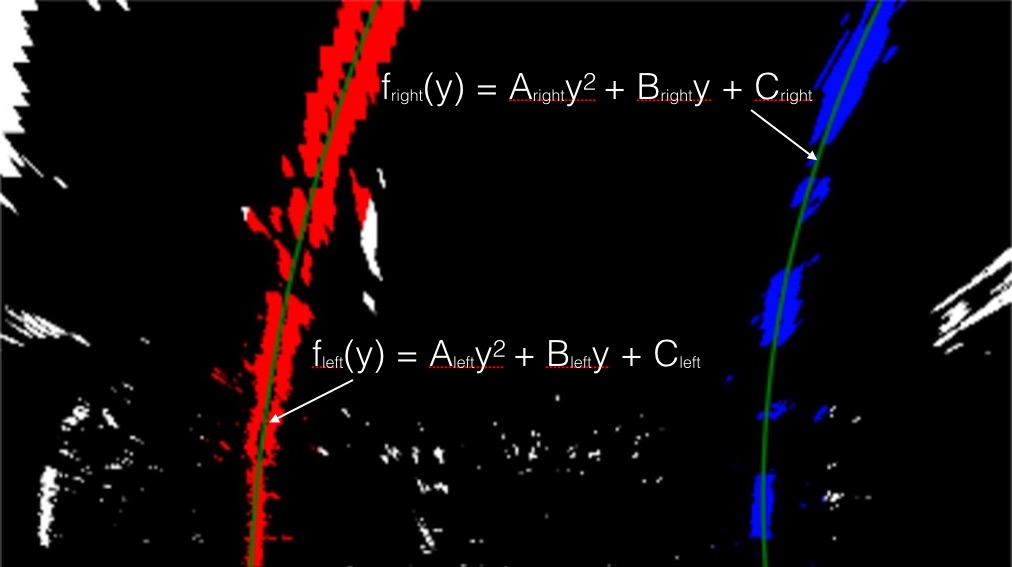
#> input picture Curved-Lane-Lines-master/examples/color_fit_lines.jpg, 1012 x 567 px
$ python -i laneobject.py   (imports and definitions only)   (older library calls are emulated)
#> lines starting #> are read from the running program, lines starting #| are printed output that depends on the picture; after the words box and inside, x2 and y2 are one past the last pixel; in counts of white or black regions, pixels touching at a corner belong together
import numpy as np
import pandas as pd
import cv2
import os
import glob
import matplotlib.pyplot as plt
import pickle
import torch
from time import time

# [3 lines not run here, left out]
#model.cpu()

#%matplotlib inline

# [43 lines left out: functions undistort_img, undistort, not called in this run]
'''
undistort_img()

img = cv2.imread('camera_cal/calibration1.jpg')
dst = undistort(img)

# Visualize undistortion
f, (ax1, ax2) = plt.subplots(1, 2, figsize=(20,10))
ax1.imshow(img)
ax1.set_title('Original Image', fontsize=30)
ax2.imshow(dst)
ax2.set_title('Undistorted Image', fontsize=30)

img = cv2.imread('test_images/test3.jpg')
img = cv2.cvtColor(img, cv2.COLOR_BGR2RGB)
dst = undistort(img)


# Visualize undistortion
f, (ax1, ax2) = plt.subplots(1, 2, figsize=(20,10))
ax1.imshow(img)
ax1.set_title('Original Image', fontsize=30)
ax2.imshow(dst)
ax2.set_title('Undistorted Image', fontsize=30)
'''
def pipeline(img, s_thresh=(100, 255), sx_thresh=(15, 255)):
    #img = undistort(img)
    img = np.copy(img)
    # Convert to HLS color space and separate the V channel
    hls = cv2.cvtColor(img, cv2.COLOR_RGB2HLS).astype(float)
    l_channel = hls[:,:,1]
    s_channel = hls[:,:,2]
    h_channel = hls[:,:,0]
    # Sobel x
    sobelx = cv2.Sobel(l_channel, cv2.CV_64F, 1, 1) # Take the derivative in x
    abs_sobelx = np.absolute(sobelx) # Absolute x derivative to accentuate lines away from horizontal
    scaled_sobel = np.uint8(255*abs_sobelx/np.max(abs_sobelx))

    # Threshold x gradient
    sxbinary = np.zeros_like(scaled_sobel)
    sxbinary[(scaled_sobel >= sx_thresh[0]) & (scaled_sobel <= sx_thresh[1])] = 1

    # Threshold color channel
    s_binary = np.zeros_like(s_channel)
    s_binary[(s_channel >= s_thresh[0]) & (s_channel <= s_thresh[1])] = 1

    color_binary = np.dstack((np.zeros_like(sxbinary), sxbinary, s_binary)) * 255

    combined_binary = np.zeros_like(sxbinary)
    combined_binary[(s_binary == 1) | (sxbinary == 1)] = 1
    return combined_binary

def perspective_warp(img,
                     dst_size=(640,360),
                     src=np.float32([(0.4,0.67),(0.6,0.67),(0,1),(1,1)]),
                     dst=np.float32([(0,0), (1, 0), (0,1), (1,1)])):
    img_size = np.float32([(img.shape[1],img.shape[0])])
    src = src* img_size
    # For destination points, I'm arbitrarily choosing some points to be
    # a nice fit for displaying our warped result
    # again, not exact, but close enough for our purposes
    dst = dst * np.float32(dst_size)
    # Given src and dst points, calculate the perspective transform matrix
    M = cv2.getPerspectiveTransform(src, dst)
    # Warp the image using OpenCV warpPerspective()
    warped = cv2.warpPerspective(img, M, dst_size)
    return warped

# [15 lines left out: function inv_perspective_warp, not called in this run]

def get_hist(img):
    hist = np.sum(img[img.shape[0]//2:,:], axis=0)
    return hist
'''
img = cv2.imread('test_images/test3.jpg')
img = cv2.cvtColor(img, cv2.COLOR_BGR2RGB)
dst = pipeline(img)
dst = perspective_warp(dst, dst_size=(640,360))

# Visualize undistortion
f, (ax1, ax2) = plt.subplots(1, 2, figsize=(20,10))
ax1.imshow(img)
ax1.set_title('Original Image', fontsize=30)
ax2.imshow(dst, cmap='gray')
ax2.set_title('Warped Image', fontsize=30)
'''
left_a, left_b, left_c = [],[],[]
right_a, right_b, right_c = [],[],[]

def sliding_window(img, nwindows=9, margin=150, minpix = 1, draw_windows=True):
    global left_a, left_b, left_c,right_a, right_b, right_c
    left_fit_= np.empty(3)
    right_fit_ = np.empty(3)
    out_img = np.dstack((img, img, img))*255

    histogram = get_hist(img)
    # find peaks of left and right halves
    midpoint = int(histogram.shape[0]/2)
    leftx_base = np.argmax(histogram[:midpoint])
    rightx_base = np.argmax(histogram[midpoint:]) + midpoint


    # Set height of windows
    window_height = np.int32(img.shape[0]/nwindows)
    # Identify the x and y positions of all nonzero pixels in the image
    nonzero = img.nonzero()
    nonzeroy = np.array(nonzero[0])
    nonzerox = np.array(nonzero[1])
    # Current positions to be updated for each window
    leftx_current = leftx_base
    rightx_current = rightx_base


    # Create empty lists to receive left and right lane pixel indices
    left_lane_inds = []
    right_lane_inds = []

    # Step through the windows one by one
    for window in range(nwindows):
        # Identify window boundaries in x and y (and right and left)
        win_y_low = img.shape[0] - (window+1)*window_height
        win_y_high = img.shape[0] - window*window_height
        win_xleft_low = leftx_current - margin
        win_xleft_high = leftx_current + margin
        win_xright_low = rightx_current - margin
        win_xright_high = rightx_current + margin
        # Draw the windows on the visualization image
        if draw_windows == True:
            cv2.rectangle(out_img,(win_xleft_low,win_y_low),(win_xleft_high,win_y_high),
            (100,255,255), 3)
            cv2.rectangle(out_img,(win_xright_low,win_y_low),(win_xright_high,win_y_high),
            (100,255,255), 3)
        # Identify the nonzero pixels in x and y within the window
        good_left_inds = ((nonzeroy >= win_y_low) & (nonzeroy < win_y_high) &
        (nonzerox >= win_xleft_low) &  (nonzerox < win_xleft_high)).nonzero()[0]
        good_right_inds = ((nonzeroy >= win_y_low) & (nonzeroy < win_y_high) &
        (nonzerox >= win_xright_low) &  (nonzerox < win_xright_high)).nonzero()[0]
        # Append these indices to the lists
        left_lane_inds.append(good_left_inds)
        right_lane_inds.append(good_right_inds)
        # If you found > minpix pixels, recenter next window on their mean position
        if len(good_left_inds) > minpix:
            leftx_current = np.int32(np.mean(nonzerox[good_left_inds]))
        if len(good_right_inds) > minpix:
            rightx_current = np.int32(np.mean(nonzerox[good_right_inds]))


# [11 lines of commented-out code are left out]
    left_lane_inds = np.concatenate(left_lane_inds)
    right_lane_inds = np.concatenate(right_lane_inds)

    # Extract left and right line pixel positions
    leftx = nonzerox[left_lane_inds]
    lefty = nonzeroy[left_lane_inds]
    rightx = nonzerox[right_lane_inds]
    righty = nonzeroy[right_lane_inds]

    # Fit a second order polynomial to each
    left_fit = np.polyfit(lefty, leftx, 2)
    right_fit = np.polyfit(righty, rightx, 2)

    left_a.append(left_fit[0])
    left_b.append(left_fit[1])
    left_c.append(left_fit[2])

    right_a.append(right_fit[0])
    right_b.append(right_fit[1])
    right_c.append(right_fit[2])

    left_fit_[0] = np.mean(left_a[-10:])
    left_fit_[1] = np.mean(left_b[-10:])
    left_fit_[2] = np.mean(left_c[-10:])

    right_fit_[0] = np.mean(right_a[-10:])
    right_fit_[1] = np.mean(right_b[-10:])
    right_fit_[2] = np.mean(right_c[-10:])

    # Generate x and y values for plotting
    ploty = np.linspace(0, img.shape[0]-1, img.shape[0] )
    left_fitx = left_fit_[0]*ploty**2 + left_fit_[1]*ploty + left_fit_[2]
    right_fitx = right_fit_[0]*ploty**2 + right_fit_[1]*ploty + right_fit_[2]

    out_img[nonzeroy[left_lane_inds], nonzerox[left_lane_inds]] = [255, 0, 100]
    out_img[nonzeroy[right_lane_inds], nonzerox[right_lane_inds]] = [0, 100, 255]

    return out_img, (left_fitx, right_fitx), (left_fit_, right_fit_), ploty

def get_curve(img, leftx, rightx):
    ploty = np.linspace(0, img.shape[0]-1, img.shape[0])
    y_eval = np.max(ploty)
    ym_per_pix = 30.5/360 # meters per pixel in y dimension
    xm_per_pix = 3.7/360# meters per pixel in x dimension

    # Fit new polynomials to x,y in world space
    left_fit_cr = np.polyfit(ploty*ym_per_pix, leftx*xm_per_pix, 2)
    right_fit_cr = np.polyfit(ploty*ym_per_pix, rightx*xm_per_pix, 2)
    # Calculate the new radii of curvature
    left_curverad = ((1 + (2*left_fit_cr[0]*y_eval*ym_per_pix + left_fit_cr[1])**2)**1.5) / np.absolute(2*left_fit_cr[0])
    right_curverad = ((1 + (2*right_fit_cr[0]*y_eval*ym_per_pix + right_fit_cr[1])**2)**1.5) / np.absolute(2*right_fit_cr[0])

    car_pos = img.shape[1]/2
    l_fit_x_int = left_fit_cr[0]*img.shape[0]**2 + left_fit_cr[1]*img.shape[0] + left_fit_cr[2]
    r_fit_x_int = right_fit_cr[0]*img.shape[0]**2 + right_fit_cr[1]*img.shape[0] + right_fit_cr[2]
    lane_center_position = (r_fit_x_int + l_fit_x_int) /2
    center = (car_pos - lane_center_position) * xm_per_pix / 10
    # Now our radius of curvature is in meters
    return (left_curverad, right_curverad, center)

# [12 lines left out: function draw_lanes, not called in this run]
'''
#%matplotlib gtk
out_img, curves, lanes, ploty = sliding_window(dst)
#plt.imshow(out_img)
#plt.plot(curves[0], ploty, color='yellow', linewidth=1)
#plt.plot(curves[1], ploty, color='yellow', linewidth=1)
print(np.asarray(curves).shape)
curverad=get_curve(img, curves[0],curves[1])
print(curverad)
img_ = draw_lanes(img, curves[0], curves[1])
plt.imshow(img_, cmap='hsv')

f, (ax1, ax2, ax3, ax4, ax5) = plt.subplots(1, 5, figsize=(100, 20))
#f.tight_layout()
ax1.imshow(img)
ax1.set_title('Original', fontsize=100)
ax2.imshow(dst)
ax2.set_title('Filter+Perspective Tform', fontsize=100)
ax3.imshow(out_img)
ax3.plot(curves[0], ploty, color='yellow', linewidth=30)
ax3.plot(curves[1], ploty, color='yellow', linewidth=30)
ax3.set_title('Sliding window+Curve Fit', fontsize=100)
ax4.imshow(img_)

ax4.set_title('Overlay Lanes', fontsize=100)
plt.subplots_adjust(left=0., right=1, top=0.9, bottom=0.)
'''
def vid_pipeline(img):
    global running_avg
    global index
    img_ = pipeline(img)
    img_ = perspective_warp(img_)
    out_img, curves, lanes, ploty = sliding_window(img_, draw_windows=False)
    curverad =get_curve(img, curves[0], curves[1])
    lane_curve = np.mean([curverad[0], curverad[1]])
    img = draw_lanes(img, curves[0], curves[1])

    font = cv2.FONT_HERSHEY_DUPLEX
    fontColor = (0, 0, 0)
    fontSize=0.5
    cv2.putText(img, 'Curvature: {:.3f} R'.format(1000*1/lane_curve), (240, 320), font, fontSize, fontColor, 2)
    #print('Curvature: {:.3f} R'.format(1000*1/lane_curve))
    #cv2.putText(img, 'Vehicle offset: {:.4f} m'.format(curverad[2]), (240, 340), font, fontSize, fontColor, 2)
    return img, img_


# [5 lines left out: function yolo_pipeline, not called in this run]


right_curves, left_curves = [],[]

# [1 line not run here, left out]
frameRate = 1
t = time()
n = 0
# [17 lines not run here, left out]
t = time() - t
# [1 line not run here, left out]
'''
from moviepy.editor import VideoFileClip

myclip = VideoFileClip('videoplayback.mp4').subclip(0,5)
output_vid = 'output.mp4'
clip = myclip.fl_image(vid_pipeline)
clip.write_videofile(output_vid, audio=False)
'''

>>> import cv2
>>> picture = cv2.imread('examples/color_fit_lines.jpg')
#> picture is the input picture: shape (567, 1012, 3); mean B, G, R 11.4, 8.2, 15.7
>>> result = vid_pipeline(picture)
#> in pipeline, `hls = cv2.cvtColor(img, cv2.COLOR_RGB2HLS).astype(float)`:
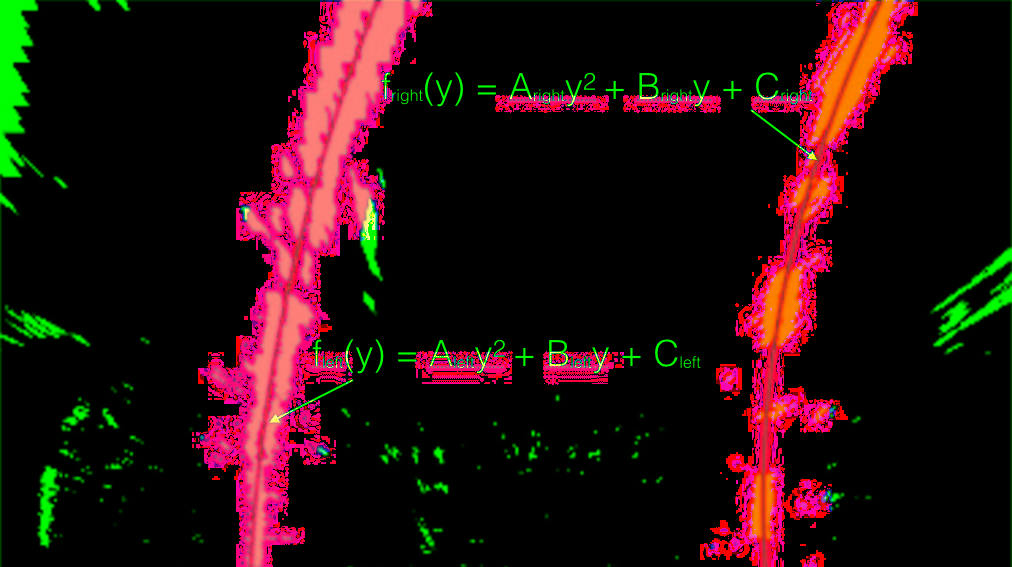
#> hls: shape (567, 1012, 3) float64; mean B, G, R 14.2, 13.6, 37.6
#> in pipeline, `h_channel = hls[:,:,0]`:
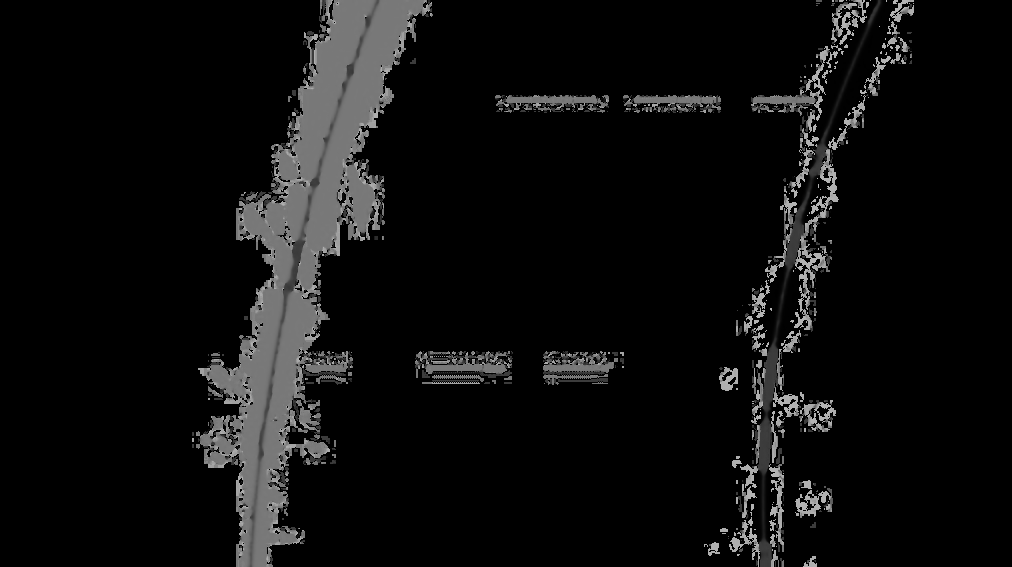
#> h_channel: shape (567, 1012) float64; min 0, max 180, mean 14.2
#> in pipeline, `sobelx = cv2.Sobel(l_channel, cv2.CV_64F, 1, 1)`:
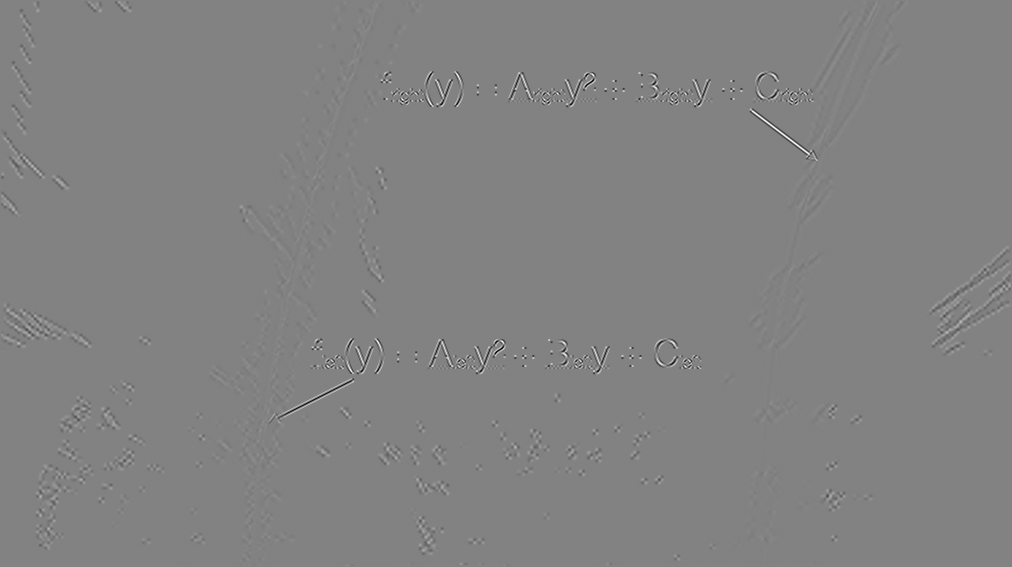
#> sobelx: shape (567, 1012) float64; min -501, max 480, mean 0; drawn with min black and max white
#> in pipeline, `abs_sobelx = np.absolute(sobelx)`:
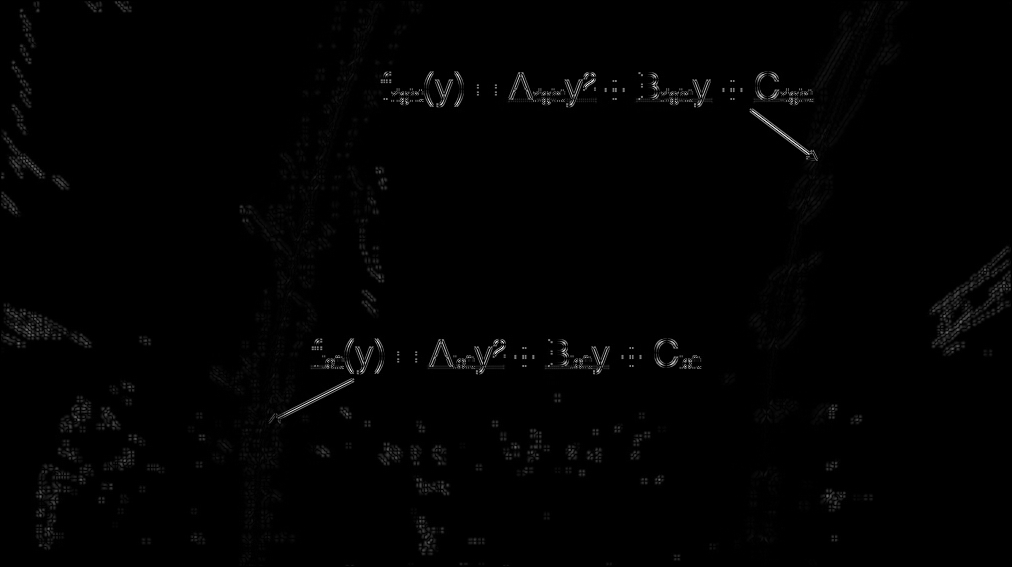
#> abs_sobelx: shape (567, 1012) float64; min 0, max 501, mean 4.2; drawn with min black and max white
#> in vid_pipeline, `img_ = pipeline(img)`:
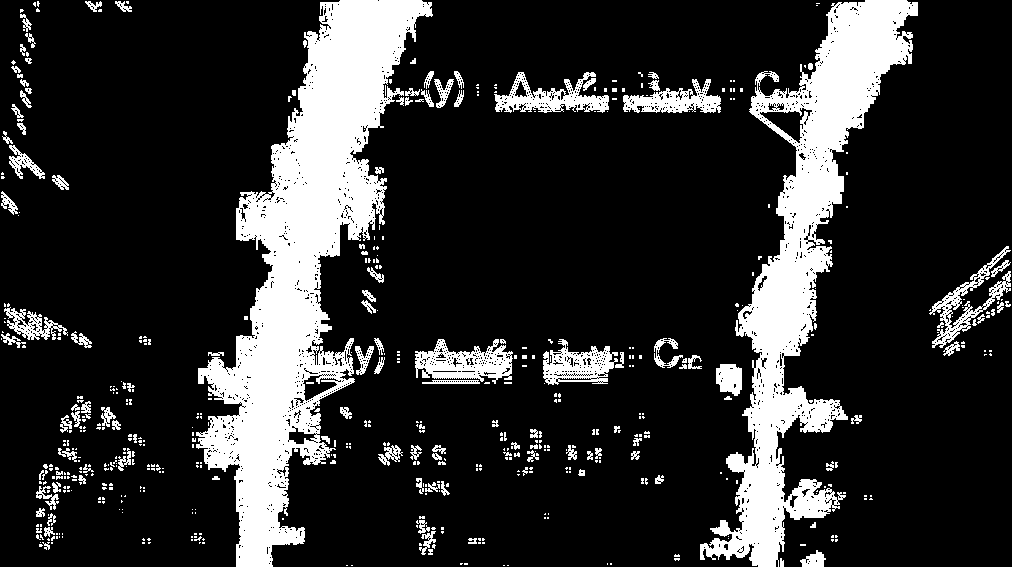
#> img_: shape (567, 1012); values 0 (black) and 1 (white), 18.4% white; 542 white regions (413 under 20 px), largest, box (x1, y1, x2, y2) and area: (196, 0, 433, 567) 48294, (700, 0, 918, 567) 34500, (415, 339, 513, 384) 2416
#> in perspective_warp, `src = src* img_size`: src = [[404.8, 379.9], [607.2, 379.9], [0, 567], [1012, 567]]
#> in perspective_warp, `dst = dst * np.float32(dst_size)`: dst = [[0, 0], [640, 0], [0, 360], [640, 360]]
#> in perspective_warp, `M = cv2.getPerspectiveTransform(src, dst)`: M = [[-0.444, -0.961, 544.7], [-1.12e-16, -1.35, 513.2], [-4.39e-19, -0.003, 1]]
#> in perspective_warp, `warped = cv2.warpPerspective(img, M, dst_size)`:
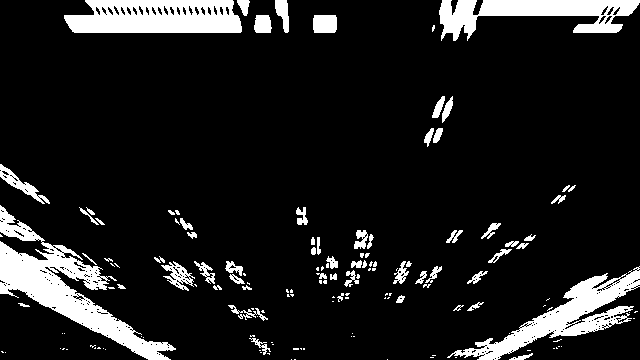
#> warped: shape (360, 640); values 0 (black) and 1 (white), 11.6% white; 147 white regions (85 under 20 px), largest, box (x1, y1, x2, y2) and area: (0, 205, 176, 360) 6970, (64, 0, 242, 33) 4880, (447, 266, 640, 360) 4706
#> in get_hist, `hist = np.sum(img[img.shape[0]//2:,:], axis=0)`: hist = 640 values, max 80 at index 0, min 0 at index 222, mean 25.1
#> in sliding_window, `histogram = get_hist(img)`: histogram has the same summary as hist in get_hist
#> in sliding_window, `leftx_base = np.argmax(histogram[:midpoint])`: leftx_base = 0
#> in sliding_window, `rightx_base = np.argmax(histogram[midpoint:]) + midpoint`: rightx_base = 587
#> in sliding_window, `nonzero = img.nonzero()`: nonzero = 26765 positions, rows 0 to 359, columns 0 to 639
#> in sliding_window, `leftx_current = leftx_base`: leftx_current = 0
#> in sliding_window, `rightx_current = rightx_base`: rightx_current = 587
#> the loop in sliding_window, `for window in range(nwindows):` made 9 passes
#> (win_xleft_low, win_xleft_high, win_xright_low, win_xright_high, leftx_current, rightx_current) on passes 1, 2, 3, 4, 5, 9: (-150, 150, 437, 737, 117, 533), (-33, 267, 383, 683, 84, 574), (-66, 234, 424, 724, 71, 533), (-79, 221, 383, 683, 56, 492), (-94, 206, 342, 642, 19, 564), (-131, 169, 304, 604, 121, 496)
#> (win_xleft_low, win_xleft_high, win_xright_low, win_xright_high, good_right_inds, rightx_current) on pass 8: (-131, 169, 292, 592, [10074, 10075, 10076, 10077, 10078], 454)
#> after the loop in sliding_window, `for window in range(nwindows):`: left_lane_inds = 9 items
#> in sliding_window, `left_lane_inds = np.concatenate(left_lane_inds)`: left_lane_inds = 11383 values, max 26704 at index 1204, min 0 at index 8585, mean 14400.2
#> in sliding_window, `right_lane_inds = np.concatenate(right_lane_inds)`: right_lane_inds = 10132 values, max 26764 at index 2314, min 172 at index 6298, mean 14278.1
#> in sliding_window, `leftx = nonzerox[left_lane_inds]`: leftx = 11383 values, max 266 at index 4051, min 0 at index 1436, mean 88.81
#> in sliding_window, `lefty = nonzeroy[left_lane_inds]`: lefty = 11383 values, max 359 at index 1203, min 0 at index 8585, mean 213.2
#> in sliding_window, `rightx = nonzerox[right_lane_inds]`: rightx = 10132 values, max 639 at index 2388, min 313 at index 8906, mean 524.5
#> in sliding_window, `righty = nonzeroy[right_lane_inds]`: righty = 10132 values, max 359 at index 2280, min 0 at index 6298, mean 186.7
#> in sliding_window, `left_fit = np.polyfit(lefty, leftx, 2)`: left_fit = [0.00316, -1.11, 138.7]
#> in sliding_window, `right_fit = np.polyfit(righty, rightx, 2)`: right_fit = [0.000447, 0.0302, 494.2]
#> in sliding_window, `out_img[nonzeroy[right_lane_inds], nonzerox[right_lane_inds]] = [0, 10..`:
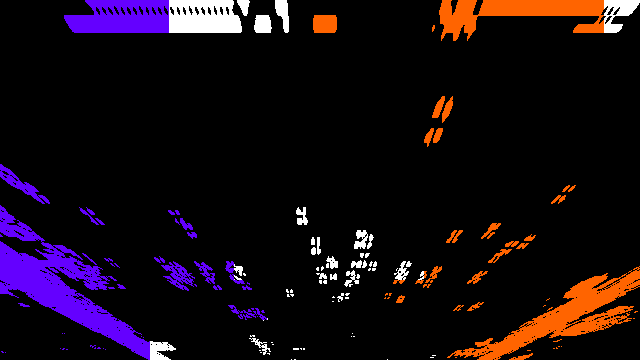
#> out_img: shape (360, 640, 3); mean of channels 0, 1, 2 18.4, 10.2, 22; drawn as B, G, R
#> in vid_pipeline, `out_img, curves, lanes, ploty = sliding_window(img_, draw_windows=False)`: lanes = ([0.00316, -1.11, 138.7], [0.000447, 0.0302, 494.2]); ploty = 360 values from 0 to 359
#> (the run stopped early here; a loop or call above may not have finished)
